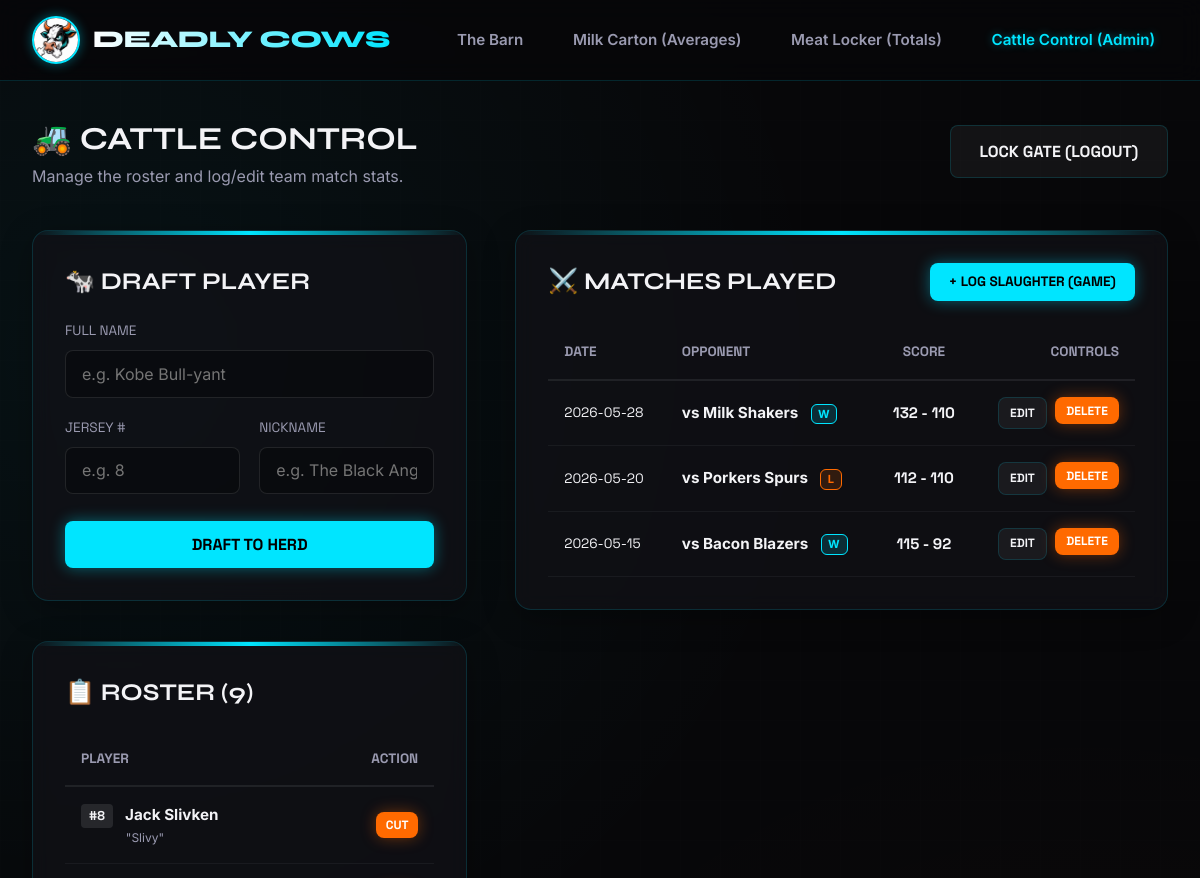
/manage (signed in, upper part), run on an earlier commit of the app's database.
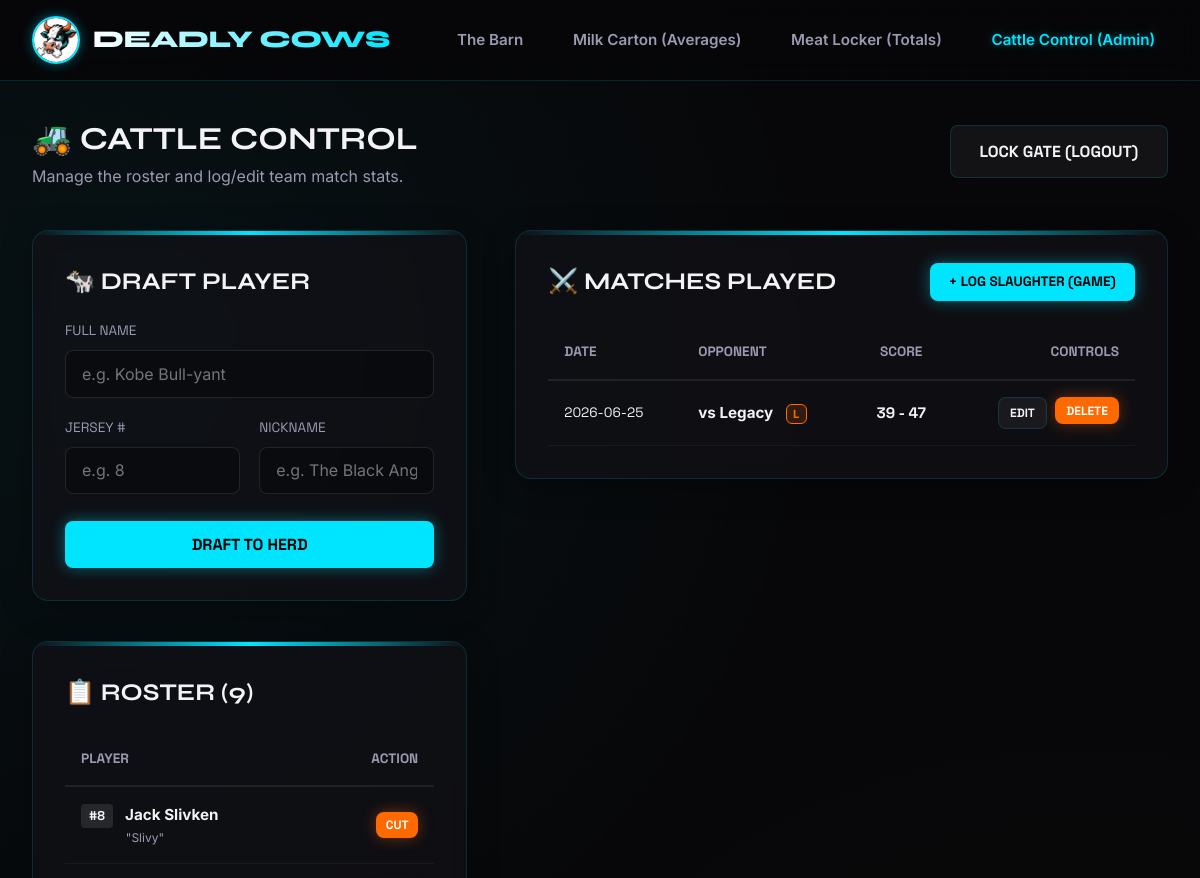
And on a later commit of the database.
### tables this page shows
CREATE TABLE players (
    id INTEGER PRIMARY KEY AUTOINCREMENT,
    name TEXT NOT NULL,
    jersey_number TEXT NOT NULL,
    nickname TEXT NOT NULL
);

CREATE TABLE games (
    id INTEGER PRIMARY KEY AUTOINCREMENT,
    opponent TEXT NOT NULL,
    date TEXT NOT NULL,
    cows_score INTEGER NOT NULL,
    opponent_score INTEGER NOT NULL,
    outcome TEXT NOT NULL, -- 'W' or 'L'
    location TEXT NOT NULL DEFAULT 'The Pasture (Home)'
);

### app.py (the view, shortened to what this page needs)
@app.route('/manage', methods=['GET', 'POST'])
def manage():
    if not is_admin():
        return render_template('manage_login.html')
    players = database.get_all_players()
    games = database.get_all_games()
    return render_template('manage.html', players=players, games=games)

### app.py (called while the page is built)
def is_admin():
    return session.get('logged_in') == True

@app.context_processor
def inject_globals():
    return dict(is_admin=is_admin)

### database.py (called while the page is built)
def get_db_connection():
    conn = sqlite3.connect(DB_PATH)
    conn.execute("PRAGMA foreign_keys = ON;")
    conn.row_factory = sqlite3.Row
    return conn

def get_all_players():
    conn = get_db_connection()
    players = conn.execute('SELECT * FROM players ORDER BY name').fetchall()
    conn.close()
    return players

def get_all_games():
    conn = get_db_connection()
    games = conn.execute('SELECT * FROM games ORDER BY date DESC, id DESC').fetchall()
    conn.close()
    return games

### templates/manage.html (shortened to what the changed rows need)
{% extends 'layout.html' %}
{% block content %}
<div style="display: flex; justify-content: space-between; align-items: center; margin-bottom: 2.5rem; flex-wrap: wrap; gap: 1rem;">
    <div>
        <h1 style="font-family: var(--font-header); text-transform: uppercase;">🚜 Cattle Control</h1>
    </div>
</div>
<div class="admin-grid">
    <div>
        <section class="glass-panel" style="padding: 2rem;">
            <h2 class="glass-panel-title" style="font-size: 1.5rem; margin-bottom: 1.2rem;">🐄 Draft Player</h2>
        </section>
        <section class="glass-panel" style="padding: 2rem;">
            <h2 class="glass-panel-title" style="font-size: 1.5rem; margin-bottom: 1.2rem;">📋 Roster ({{ players | length }})</h2>
            {% if players %}
                <div class="table-wrapper">
                    <table class="stats-table" style="font-size: 0.9rem;">
                        <thead>
                            <tr>
                                <th>Player</th>
                                <th style="text-align: right;">Action</th>
                            </tr>
                        </thead>
                        <tbody>
                            {% for p in players %}
                                <tr>
                                    <td>
                                        <span class="jersey-badge">#{{ p.jersey_number }}</span>
                                        <strong>{{ p.name }}</strong>
                                        <div style="font-size: 0.75rem; color: var(--text-secondary); margin-left: 2.8rem;">
                                            "{{ p.nickname }}"
                                        </div>
                                    </td>
                                    <td style="text-align: right; vertical-align: middle;">
                                        <form action="{{ url_for('delete_player', player_id=p.id) }}" method="POST" onsubmit="return confirm('Send this cow out to pasture? All their career statistics will be lost forever.');">
                                            <button type="submit" class="btn btn-danger" style="font-size: 0.75rem; padding: 0.3rem 0.6rem; font-family: var(--font-mono);">
                                                Cut
                                            </button>
                                        </form>
                                    </td>
                                </tr>
                            {% endfor %}
                        </tbody>
                    </table>
                </div>
            {% else %}
                <p style="color: var(--text-secondary); font-size: 0.9rem;">The barn is empty! Draft some players to start logging stats.</p>
            {% endif %}
        </section>
    </div>
    <div>
        <section class="glass-panel" style="padding: 2rem;">
            <div style="display: flex; justify-content: space-between; align-items: center; margin-bottom: 1.5rem;">
                <h2 class="glass-panel-title" style="font-size: 1.5rem; margin-bottom: 0;">⚔️ Matches Played</h2>
            </div>
            {% if games %}
                <div class="table-wrapper">
                    <table class="stats-table">
                        <thead>
                            <tr>
                                <th>Date</th>
                                <th>Opponent</th>
                                <th style="text-align: center;">Score</th>
                                <th style="text-align: right;">Controls</th>
                            </tr>
                        </thead>
                        <tbody>
                            {% for g in games %}
                                <tr>
                                    <td style="font-family: var(--font-mono); vertical-align: middle; font-size: 0.85rem;">{{ g.date }}</td>
                                    <td style="vertical-align: middle;">
                                        <strong>vs {{ g.opponent }}</strong>
                                        <span class="game-card-outcome outcome-{{ g.outcome | lower }}" style="font-size: 0.7rem; padding: 0.15rem 0.4rem; margin-left: 0.5rem;">
                                            {{ g.outcome }}
                                        </span>
                                    </td>
                                    <td style="text-align: center; font-family: var(--font-mono); font-weight: 700; vertical-align: middle;">
                                        {{ g.cows_score }} - {{ g.opponent_score }}
                                    </td>
                                    <td style="text-align: right; vertical-align: middle;">
                                        <div class="manage-action-buttons" style="justify-content: flex-end;">
                                            <a href="{{ url_for('edit_game', game_id=g.id) }}" class="btn btn-secondary" style="font-size: 0.75rem; padding: 0.35rem 0.7rem; font-family: var(--font-mono);">
                                                Edit
                                            </a>
                                            <form action="{{ url_for('delete_game', game_id=g.id) }}" method="POST" onsubmit="return confirm('Delete this box score? This will remove all stats recorded for this game.');">
                                                <button type="submit" class="btn btn-danger" style="font-size: 0.75rem; padding: 0.35rem 0.7rem; font-family: var(--font-mono);">
                                                    Delete
                                                </button>
                                            </form>
                                        </div>
                                    </td>
                                </tr>
                            {% endfor %}
                        </tbody>
                    </table>
                </div>
            {% else %}
                <div style="text-align: center; padding: 3rem; color: var(--text-secondary);">
                    <p>No matches logged yet. Push the button above to log your first match!</p>
                </div>
            {% endif %}
        </section>
    </div>
</div>
{% endblock %}

What changed in the data, as far as the page shows it:
removed games: date "2026-05-28", opponent "Milk Shakers", outcome "W", cows_score "132", opponent_score "110"
removed games: date "2026-05-20", opponent "Porkers Spurs", outcome "L", cows_score "112", opponent_score "110"
removed games: date "2026-05-15", opponent "Bacon Blazers", outcome "W", cows_score "115", opponent_score "92"
added games: date "2026-06-25", opponent "Legacy", outcome "L", cows_score "39", opponent_score "47"
